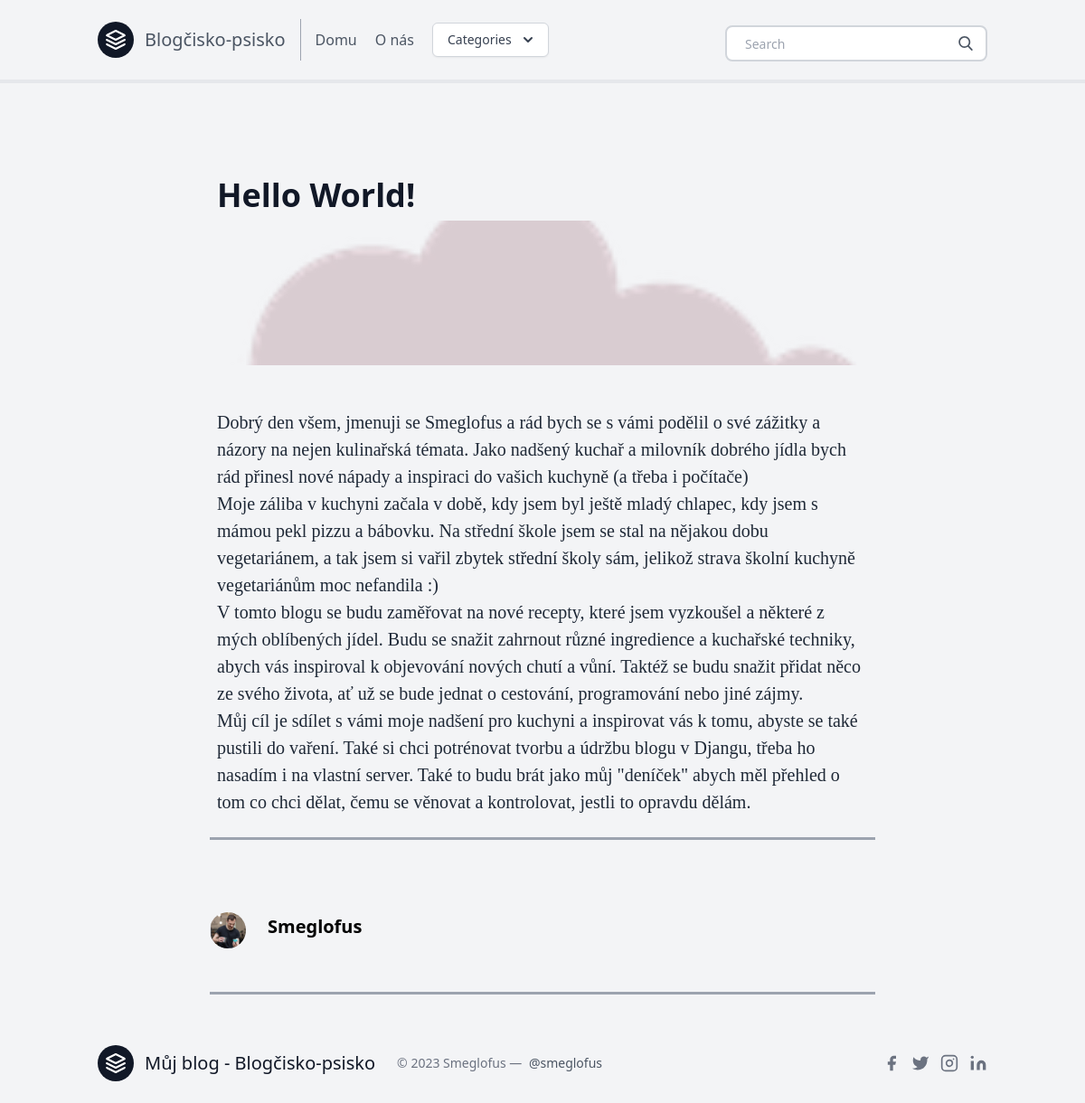
The app's page /post/helloworld/ with its own data.
### posts/models.py (models this page shows, shortened)
class Post(models.Model):
    title = models.CharField(max_length=100)
    slug = models.SlugField()
    overview = models.TextField()
    timestamp = models.DateTimeField(auto_now=True)
    content = models.TextField()
    author = models.ForeignKey(Author, on_delete=models.CASCADE)
    thumbnail = models.ImageField()
    categories = models.ManyToManyField(Category)
    featured = models.BooleanField()

class Author(models.Model):
    user = models.OneToOneField(User, on_delete=models.CASCADE)
    profile_picture = models.ImageField()
    def __str__(self):
        return self.user.username

### posts/views.py (the view)
# urls.py: path('post/<slug>/', post, name = 'post'),
def post(request,slug):
    post = Post.objects.get(slug=slug)
    context = {
        'post': post,
    }
    return render(request, 'post.html', context)

### posts/templatetags/markdown_extras.py (called while the page is built)
@register.filter()
@stringfilter
def markdown(value):
    return md.markdown(value, extensions=['markdown.extensions.fenced_code'])

@register.simple_tag
def get_categories():
    return Category.objects.all()[0:3]

### templates/post.html (shortened to what this page needs)
{% extends 'base.html' %}
{% load markdown_extras %}
{% block content %}
<body class="bg-gray-100 font-sans leading-normal tracking-normal">
	<div class="container w-full md:max-w-3xl mx-auto pt-20">
		<div class="w-full px-4 md:px-6 text-xl text-gray-800 leading-normal" style="font-family:Georgia,serif;">
			<div class="font-sans">
						<h1 class="font-bold font-sans break-normal text-gray-900 pt-6 pb-2 text-3xl md:text-4xl">
						{{ post.title }}</h1>
						<img class="h-40 rounded w-full object-cover object-center mb-6" src="{{ post.thumbnail.url }}" alt="content">
			</div>
			<div class="py-6">
			{{ post.content | markdown | safe }}
			</div>
		</div>
		<hr class="border-b-2 border-gray-400 mb-8 mx-4">
		<div class="flex w-full items-center font-sans px-4 py-12">
			<img class="w-10 h-10 rounded-full mr-4" src="{{ post.author.profile_picture.url }}">
			<div class="flex-1 px-2">
				<p class="text-base font-bold text-base md:text-xl leading-none mb-2">
				{{ post.author }}</p>
			</div>
		</div>
		<hr class="border-b-2 border-gray-400 mb-8 mx-4">
	</div>
{% endblock content %}

### records on screen
Post: title "Hello World!", thumbnail (picture), content "Dobrý den všem, jmenuji se Smeglofus a rád bych se s vámi podělil o své zážitky a názory na nejen kulinařská témata. Jako nadšený kuchař a milovník dobrého jídla bych rád přinesl nové nápady a inspiraci do vašich kuchyně (a třeba i počítače) Moje záliba v kuchyni začala v době, kdy jsem byl ještě mladý chlapec, kdy jsem s mámou pekl pizzu a bábovku. Na střední škole jsem se stal na nějakou dobu vegetariánem, a tak jsem si vařil zbytek střední školy sám, jelikož strava školní kuchyně vegetariánům moc nefandila :) V tomto blogu se budu zaměřovat na nové recepty, které jsem vyzkoušel a některé z mých oblíbených jídel. Budu se snažit zahrnout různé ingredience a kuchařské techniky, abych vás…", author.profile_picture (placeholder picture), author "Smeglofus"
